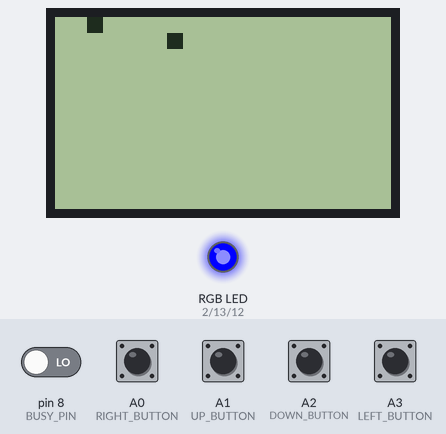
The sketch below on a simulated Arduino Uno, built with avr-gcc and run on an emulated ATmega328P. On the bench: 84×48 one-colour display, an RGB LED mixed from three pins (HIGH = lit). Inputs (shaded band) come from the test bench; at power-on: A0 (RIGHT_BUTTON), A1 (UP_BUTTON), A2 (DOWN_BUTTON), A3 (LEFT_BUTTON) HIGH, pin 8 (BUSY_PIN) LOW. Random numbers use the default seed unless the sketch sets one; the audio player accepts every command and is not drawn; what the sketch prints to the serial monitor is not drawn.

Above: at 7.8 s.
7.9 s: A1 (UP_BUTTON) pulled LOW for 0.15 s
At 10.4 s:
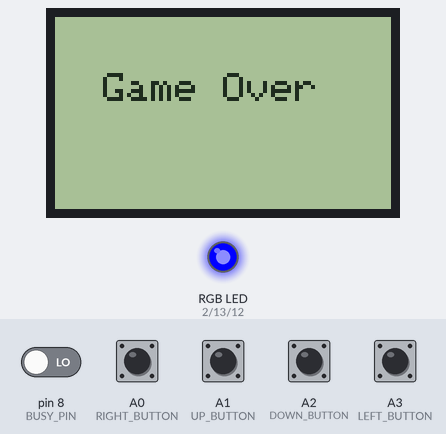
At 13.5 s:
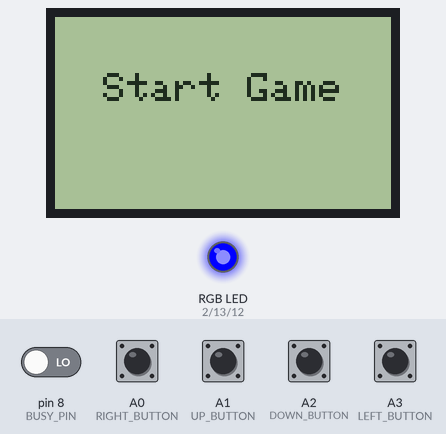
Timing chart, 0 to 15.0 s (numbered marks = the images above; inputs shaded):
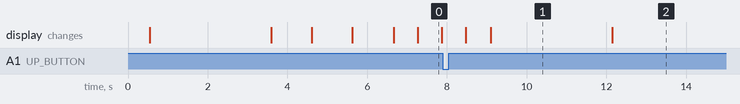

Measured:
- what the display in image 0 shows lasts 0.6 s, from 7.3 s to 7.9 s
- what the display in image 1 shows lasts 3.1 s, from 9.1 s to 12.2 s

The sketch:

proiect_snake.ino
```cpp
#include <DFRobotDFPlayerMini.h>
#include <SPI.h>
#include <Adafruit_GFX.h>
#include <Adafruit_PCD8544.h>
#include <SoftwareSerial.h>
//rst 3
//ce 4
//dc 5
//din 6
//clk 7
Adafruit_PCD8544 display = Adafruit_PCD8544(7, 6, 5, 4, 3);

//Pins for MP3 player

#define RX_PIN 10
#define TX_PIN 11
#define BUSY_PIN 8 // Pin to check the BUSY status

//Pin for RGB lights

#define BLUE 12
#define GREEN 13
#define RED 2

//MP3 player

DFRobotDFPlayerMini mp3;
SoftwareSerial softwareSerial(RX_PIN, TX_PIN);

//Variabels for buttons and width and height of the screen

#define SCREEN_WIDTH 84
#define SCREEN_HEIGHT 48


#define UP_BUTTON A1
#define DOWN_BUTTON A2
#define LEFT_BUTTON A3
#define RIGHT_BUTTON A0

#define SNAKE_LENGTH 60
#define CELL_SIZE 4

//structure for my snake

struct Point {
  int x;
  int y;
};


//snake variables

Point snake[SNAKE_LENGTH];
int snakeLength = 1;
Point food;
int direction = 0; // 0: right, 1: down, 2: left, 3: up

int score = 0;
int upgrade = 0;

unsigned long lastMoveTime = 0;
unsigned long moveInterval = 600; // Speed of the snake

//generate the food for the snake

void placeFood() {
  bool validPosition = false;

  while (!validPosition) {
    food.x = random(SCREEN_WIDTH / CELL_SIZE) * CELL_SIZE;
    food.y = random(SCREEN_HEIGHT / CELL_SIZE) * CELL_SIZE;

    validPosition = true;
    for (int i = 0; i < snakeLength; i++) {
      if (snake[i].x == food.x && snake[i].y == food.y) {
        validPosition = false;
        break;
      }
    }
}
}

//function that displays start game on the screen
//and plays a mario start music while reverse countdown from 3 to 1

void start_game(){
  moveInterval = 600;
  score = 0;
  upgrade = 0;

  analogWrite(BLUE, 255);
  analogWrite(GREEN, 0);
  analogWrite(RED, 0);

  //display start game

  display.setContrast(50);
  display.clearDisplay();
  display.setTextSize(0.5);
  display.setTextColor(BLACK);
  display.setCursor(SCREEN_WIDTH / 2 - 30, SCREEN_HEIGHT / 2 - 10);
  display.println("Start Game");
  display.display();
  delay(3000);
  mp3.volume(20);
  mp3.play(2); // Example to play the track again
  display.clearDisplay();

  //display 3, 2, 1
  display.setCursor(SCREEN_WIDTH / 2, SCREEN_HEIGHT / 2 - 10);
  display.println("3");
  display.display();
  delay(1000);
  display.clearDisplay();
  display.setCursor(SCREEN_WIDTH / 2, SCREEN_HEIGHT / 2 - 10);
  display.println("2");
  display.display();
  delay(1000);
  display.clearDisplay();
  display.setCursor(SCREEN_WIDTH / 2, SCREEN_HEIGHT / 2 - 10);
  display.println("1");
  display.display();
  delay(1000);
}


void setup() {
  Serial.begin(9600);
  softwareSerial.begin(9600);
  //veri if the mp3 playes works
  if (mp3.begin(softwareSerial)) {
    Serial.println("Connected to DFPlayer");
  } else {
    Serial.println("Connecting to DFPlayer Mini failed!");
  }
  display.begin();

  //buttons for up, down, left, right

  pinMode(UP_BUTTON, INPUT_PULLUP);
  pinMode(DOWN_BUTTON, INPUT_PULLUP);
  pinMode(LEFT_BUTTON, INPUT_PULLUP);
  pinMode(RIGHT_BUTTON, INPUT_PULLUP);

  //pin color output

  pinMode(RED, OUTPUT);
  pinMode(GREEN, OUTPUT);
  pinMode(BLUE, OUTPUT);

  //lcd display

  start_game();

  display.begin();
  display.setContrast(50);
  display.clearDisplay();

  //initialize the snake and put the first food
  //on the lcd

  snake[0] = {0, 0};
  placeFood();
}

//function that returns my current direction
// and i can't go to the opossite direction
void handleInput() {
  if (digitalRead(UP_BUTTON) == LOW && direction != 1) {
    direction = 3;
  }
  if (digitalRead(DOWN_BUTTON) == LOW && direction != 3) {
    direction = 1;
  }
  if (digitalRead(LEFT_BUTTON) == LOW && direction != 0) {
    direction = 2;
  }
  if (digitalRead(RIGHT_BUTTON) == LOW && direction != 2) {
    direction = 0;
  }
}

//update the snake for every second of my game

void moveSnake() {
  //move snake
  for (int i = snakeLength - 1; i > 0; i--) {
    snake[i] = snake[i - 1];
  }
  //go to the direction pressed last time by the player
  switch (direction) {
    case 0: snake[0].x += CELL_SIZE; break;
    case 1: snake[0].y += CELL_SIZE; break;
    case 2: snake[0].x -= CELL_SIZE; break;
    case 3: snake[0].y -= CELL_SIZE; break;
  }
}

//draw the game

void drawGame() {
  display.clearDisplay();
  // Draw snake
  for (int i = 0; i < snakeLength; i++) {
    display.fillRect(snake[i].x, snake[i].y, CELL_SIZE, CELL_SIZE, BLACK);
  }
  // Draw food
    if (food.x >= 0 && food.y >= 0) {
      display.fillRect(food.x, food.y, CELL_SIZE, CELL_SIZE, BLACK);
    }
  display.display();
}

//reste game if you lose

void resetGame() {
  snakeLength = 1;
  snake[0] = {0, 0};
  direction = 0;

  display.begin();
  display.setContrast(50);
  display.clearDisplay();
  display.setTextSize(0.5);
  display.setTextColor(BLACK);
  display.setCursor(SCREEN_WIDTH / 2 - 30, SCREEN_HEIGHT / 2 - 10);
  display.println("Game Over");
  display.display();
  mp3.volume(15);
  mp3.play(3); // Example to play the track again
  delay(3000);


  placeFood();

  start_game();
}

//check function for the collisions

void checkCollision() {
  // Check if snake eats the food
  if (snake[0].x == food.x && snake[0].y == food.y) {
    // Serial.print("EATEN THE FRUIT");
    snakeLength++;
    score++;
    if (snakeLength > SNAKE_LENGTH) snakeLength = SNAKE_LENGTH;
    placeFood();
  }

  // Check for collision with walls
  if (snake[0].x < 0 || snake[0].x >= SCREEN_WIDTH ||
      snake[0].y < 0 || snake[0].y >= SCREEN_HEIGHT) {
    resetGame();
  }

  // Check for collision with itself
  for (int i = 1; i < snakeLength; i++) {
    if (snake[0].x == snake[i].x && snake[0].y == snake[i].y) {
      resetGame();
    }
  }
}

//function that plays music depeding on the level that i currently am
//and check if it finnished
void checkMusicFinished() {
  if (digitalRead(BUSY_PIN) == HIGH && upgrade == 0) {
    Serial.println("Track finished playing");
    mp3.volume(20);
    mp3.play(1);
  }

  if (digitalRead(BUSY_PIN) == HIGH && upgrade == 1) {
    Serial.println("Track finished playing");
    mp3.volume(20);
    mp3.play(4);
  }

  if (digitalRead(BUSY_PIN) == HIGH && upgrade == 2) {
    Serial.println("Track finished playing");
    mp3.volume(20);
    mp3.play(6);
  }
}


void loop() {
  //handle the button pressed
  handleInput();

  //go to the second level and display on lcd
  if (score >= 3 && upgrade == 0) {
      moveInterval = 500;
      analogWrite(BLUE, 0);
      analogWrite(GREEN, 255);
      analogWrite(RED, 0);
      display.setContrast(50);
      display.clearDisplay();
      display.setTextSize(0.5);
      display.setTextColor(BLACK);
      display.setCursor(SCREEN_WIDTH / 2 - 30, SCREEN_HEIGHT / 2 - 10);
      display.println("LEVEL 2");
      display.display();
      mp3.volume(20);
      mp3.play(5);
      delay(2000);
      upgrade = 1;
  }
  //go to the third level and display
  if (score >= 6 && upgrade == 1) {
      moveInterval = 400;
      analogWrite(BLUE, 0);
      analogWrite(GREEN, 0);
      analogWrite(RED, 255);
      display.setContrast(50);
      display.clearDisplay();
      display.setTextSize(0.5);
      display.setTextColor(BLACK);
      display.setCursor(SCREEN_WIDTH / 2 - 30, SCREEN_HEIGHT / 2 - 10);
      display.println("LEVEL 3");
      display.display();
      mp3.volume(20);
      mp3.play(5);
      delay(2000);
      upgrade = 2;
  }

  //timer for my snake to determine the speed
  unsigned long currentTime = millis();
  if (currentTime - lastMoveTime >= moveInterval) {
    //logic of the snake
    lastMoveTime = currentTime;
    checkCollision();
    moveSnake();
    drawGame();
  }
  //check to see if its music and play it
  checkMusicFinished();
}
```
